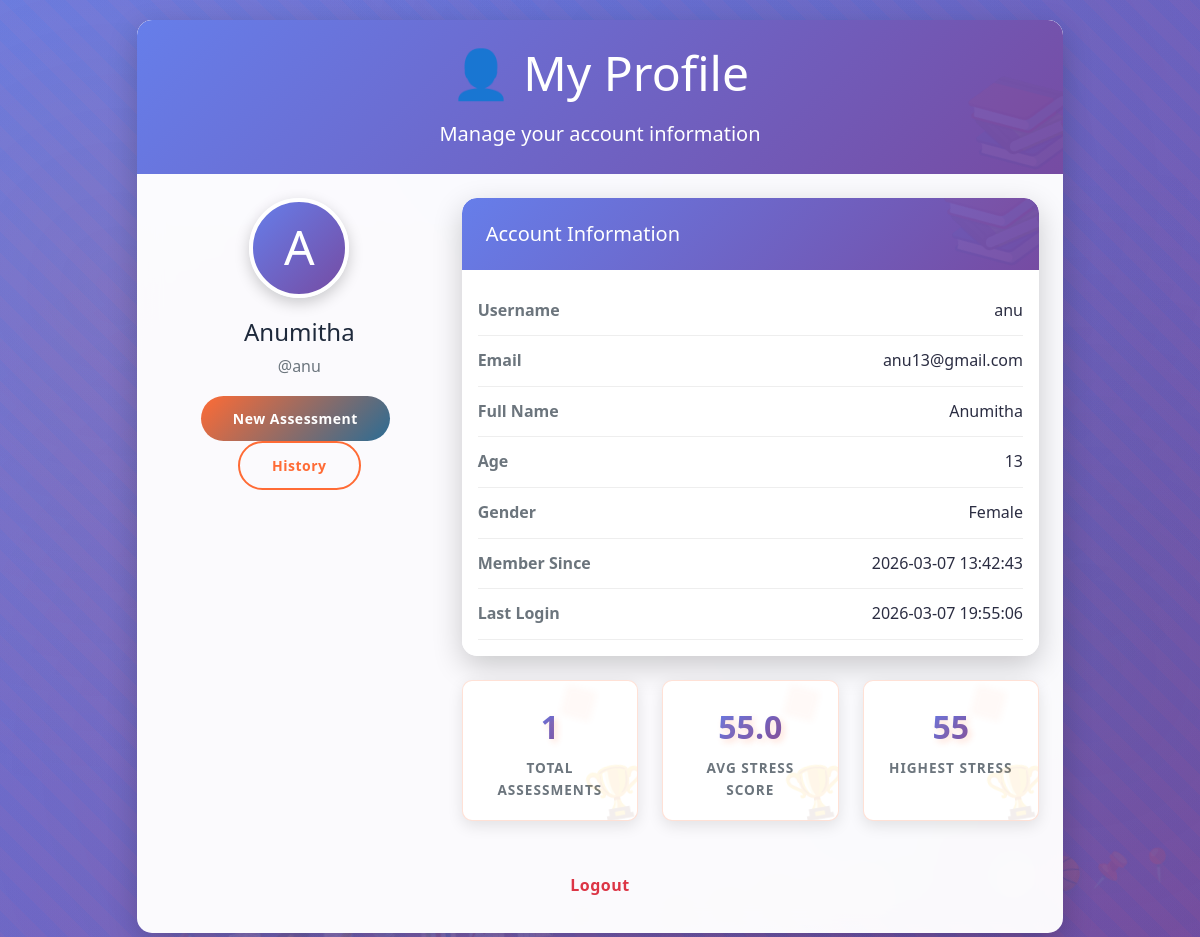
Screenshot of /profile (signed in) with the database file from the repository.
### tables this page shows
CREATE TABLE users (
            id INTEGER PRIMARY KEY AUTOINCREMENT,
            username TEXT UNIQUE NOT NULL,
            email TEXT UNIQUE NOT NULL,
            password TEXT NOT NULL,
            full_name TEXT,
            age INTEGER,
            gender TEXT,
            created_at DATETIME DEFAULT CURRENT_TIMESTAMP,
            last_login DATETIME
        );

### app.py (the view)
@app.route('/profile')
@login_required
def profile():
    conn = sqlite3.connect('stress_data.db')
    cursor = conn.cursor()
    cursor.execute('SELECT * FROM users WHERE id = ?', (session['user_id'],))
    user = cursor.fetchone()
    cursor.execute('''
        SELECT COUNT(*), AVG(stress_score), MAX(stress_score), MIN(stress_score)
        FROM stress_records WHERE user_id = ?
    ''', (session['user_id'],))
    stats = cursor.fetchone()
    conn.close()
    return render_template('profile.html', user=user, stats=stats)

### app.py (called while the page is built)
def login_required(f):
    @wraps(f)
    def decorated_function(*args, **kwargs):
        if 'user_id' not in session:
            flash('Please login or register to access this page.', 'warning')
            return redirect(url_for('register'))
        return f(*args, **kwargs)
    return decorated_function

### templates/profile.html (shortened to what this page needs)
<!DOCTYPE html>
<html lang="en">
<head>
    <link href="https://cdn.jsdelivr.net/npm/bootstrap@5.1.3/dist/css/bootstrap.min.css" rel="stylesheet">
    <link rel="stylesheet" href="{{ url_for('static', filename='css/style.css') }}">
</head>
<body>
    <div class="container">
        <div class="row justify-content-center">
            <div class="col-md-10">
                <div class="card">
                    <div class="card-header text-center py-4">
                        <h1 class="display-5 mb-3">👤 My Profile</h1>
                        <p class="lead mb-0">Manage your account information</p>
                    </div>
                    <div class="card-body p-4">
                        <div class="row">
                            <div class="col-md-4 mb-4">
                                <div class="text-center">
                                    <div class="profile-avatar">
                                        {{ user[1][0]|upper if user and user[1] else 'U' }}
                                    </div>
                                    <h4>{{ user[4] if user and user[4] else user[1] }}</h4>
                                    <p class="text-muted">@{{ user[1] if user else '' }}</p>
                                    <div class="mt-3">
                                        <a href="/" class="btn btn-primary btn-sm me-2">New Assessment</a>
                                        <a href="/history" class="btn btn-outline-primary btn-sm">History</a>
                                    </div>
                                </div>
                            </div>
                            <div class="col-md-8">
                                <div class="card">
                                    <div class="card-header bg-transparent">
                                        <h5 class="mb-0">Account Information</h5>
                                    </div>
                                    <div class="card-body">
                                        <div class="info-row">
                                            <span class="info-label">Username</span>
                                            <span class="info-value">{{ user[1] if user else '' }}</span>
                                        </div>
                                        <div class="info-row">
                                            <span class="info-label">Email</span>
                                            <span class="info-value">{{ user[2] if user else '' }}</span>
                                        </div>
                                        <div class="info-row">
                                            <span class="info-label">Full Name</span>
                                            <span class="info-value">{{ user[4] if user and user[4] else 'Not provided' }}</span>
                                        </div>
                                        <div class="info-row">
                                            <span class="info-label">Age</span>
                                            <span class="info-value">{{ user[5] if user and user[5] else 'Not provided' }}</span>
                                        </div>
                                        <div class="info-row">
                                            <span class="info-label">Gender</span>
                                            <span class="info-value">{{ user[6] if user and user[6] else 'Not provided' }}</span>
                                        </div>
                                        <div class="info-row">
                                            <span class="info-label">Member Since</span>
                                            <span class="info-value">{{ user[7] if user else '' }}</span>
                                        </div>
                                        <div class="info-row">
                                            <span class="info-label">Last Login</span>
                                            <span class="info-value">{{ user[8] if user and user[8] else 'First login' }}</span>
                                        </div>
                                    </div>
                                </div>
                                <div class="row mt-4">
                                    <div class="col-md-4 mb-3">
                                        <div class="stat-card">
                                            <div class="stat-number">{{ stats[0] if stats and stats[0] else 0 }}</div>
                                            <div class="stat-label">Total Assessments</div>
                                        </div>
                                    </div>
                                    <div class="col-md-4 mb-3">
                                        <div class="stat-card">
                                            <div class="stat-number">{{ "%.1f"|format(stats[1]) if stats and stats[1] else '0.0' }}</div>
                                            <div class="stat-label">Avg Stress Score</div>
                                        </div>
                                    </div>
                                    <div class="col-md-4 mb-3">
                                        <div class="stat-card">
                                            <div class="stat-number">{{ "%.0f"|format(stats[2]) if stats and stats[2] else '0' }}</div>
                                            <div class="stat-label">Highest Stress</div>
                                        </div>
                                    </div>
                                </div>
                            </div>
                        </div>
                        <div class="text-center mt-4">
                            <a href="/logout" class="btn btn-outline-danger" onclick="return confirm('Are you sure you want to logout?')">
                                Logout
                            </a>
                        </div>
                    </div>
                </div>
            </div>
        </div>
    </div>
</body>
</html>

### templates/profile.html (style rules this page uses)
body { background: linear-gradient(135deg, #667eea 0%, #764ba2 100%); min-height: 100vh; padding: 20px; }
.card { border-radius: 15px; box-shadow: 0 10px 30px rgba(0,0,0,0.2); border: none; }
.card-header { background: linear-gradient(135deg, #667eea 0%, #764ba2 100%); color: white; border-radius: 15px 15px 0 0 !important; }
.profile-avatar { width: 100px; height: 100px; border-radius: 50%; background: linear-gradient(135deg, #667eea 0%, #764ba2 100%); display: flex; align-items: center; justify-content: center; margin: 0 auto 20px; font-size: 3rem; color: white; border: 4px solid white; box-shadow: 0 5px 15px rgba(0,0,0,0.2); }
.stat-card { background: white; border-radius: 10px; padding: 20px; text-align: center; box-shadow: 0 5px 15px rgba(0,0,0,0.1); transition: all 0.3s ease; height: 100%; }
.stat-number { font-size: 2rem; font-weight: bold; background: linear-gradient(135deg, #667eea 0%, #764ba2 100%); -webkit-background-clip: text; -webkit-text-fill-color: transparent; background-clip: text; margin-bottom: 5px; }
.stat-label { color: #6c757d; font-size: 0.85rem; text-transform: uppercase; letter-spacing: 1px; font-weight: 600; }
.info-row { display: flex; justify-content: space-between; padding: 12px 0; border-bottom: 1px solid #eee; }
.info-label { color: #6c757d; font-weight: 600; }
.info-value { color: #2b2d42; font-weight: 500; }
.stat-card { position: relative; overflow: hidden; }
.stat-card::after { content: '🏆'; position: absolute; bottom: -10px; right: -10px; font-size: 50px; opacity: 0.1; transform: rotate(-10deg); }

### rows the page displays
users: username "A", full_name "Anumitha", username "anu", email "anu13@gmail.com", age "13", gender "Female", created_at "2026-03-07 13:42:43", last_login "2026-03-07 19:55:06"

### other values shown
{{ stats[0] if stats and stats[0] else 0 }} "1"
{{ "%.1f"|format(stats[1]) if stats and stats[1] else '0.0' }} "55.0"
{{ "%.0f"|format(stats[2]) if stats and stats[2] else '0' }} "55"
